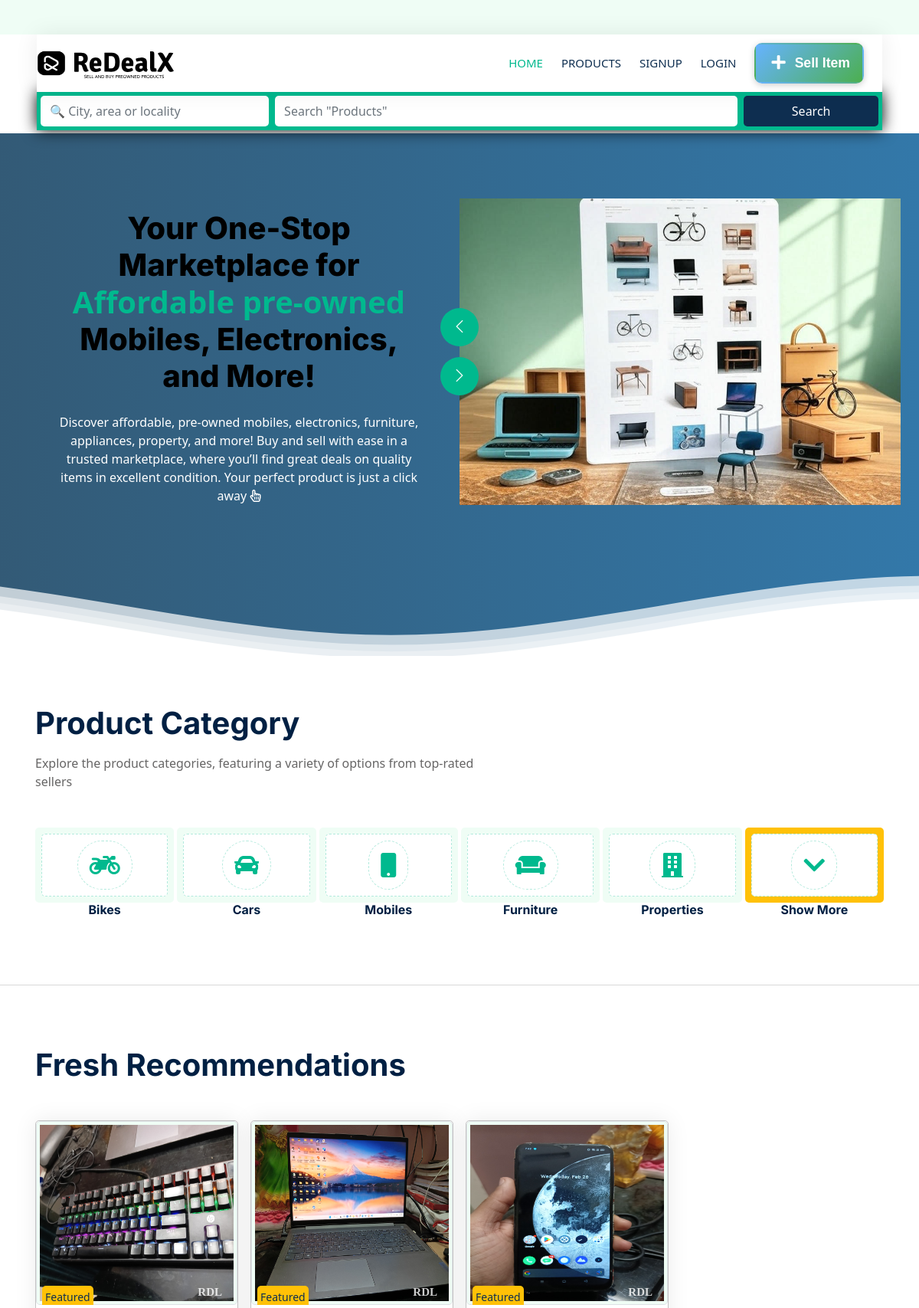
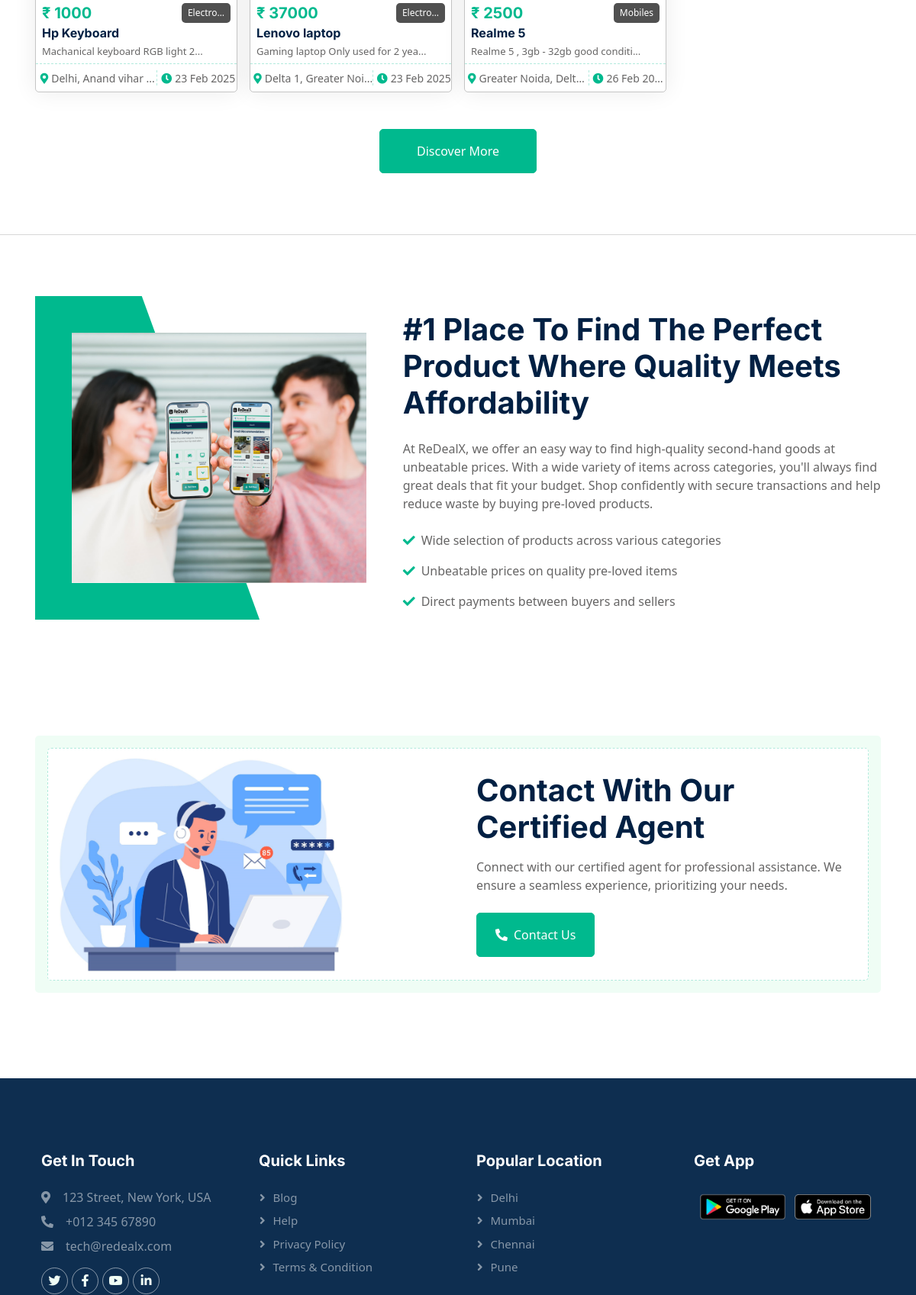
The page / (upper part) on the database its author committed (2 pictures, top to bottom).
### home/models.py (models this page shows, shortened)
class Category(models.Model):
    name = models.CharField(max_length=100, unique=True)
    description = models.TextField(blank=True, null=True)
    created_at = models.DateTimeField(auto_now_add=True)
    updated_at = models.DateTimeField(auto_now=True)
    catagory_icon_FS = models.CharField(max_length=100, blank=True, null=True, default='')
    def __str__(self):
        return self.name

class Product(models.Model):
    brand = models.CharField(max_length=200, default='', blank=True)
    title = models.CharField(max_length=200)
    description = models.TextField()
    price = models.IntegerField()
    location = models.TextField(default='', blank=True)
    created_at = models.DateTimeField(auto_now_add=True)
    updated_at = models.DateTimeField(auto_now=True)
    seller = models.ForeignKey(CustomUser, on_delete=models.CASCADE)  # Link to user model
    category = models.ForeignKey(Category, related_name='products', on_delete=models.SET_NULL, null=True, blank=True)
    slug = models.SlugField(unique=True, blank=True)
    condition_choices = [
        ('new', 'New'),
        ('used', 'Used'),
    ]
    condition = models.CharField(max_length=20, choices=condition_choices, default='used')
    views = models.IntegerField(default=0, null=True, blank=True)
    likes = models.IntegerField(default=0, null=True, blank=True)

class ProductImages(models.Model):
    product = models.ForeignKey(Product, on_delete=models.CASCADE)
    image1 = models.ImageField(upload_to=user_directory_path, blank=True, null=True)
    image2 = models.ImageField(upload_to=user_directory_path, blank=True, null=True)
    image3 = models.ImageField(upload_to=user_directory_path, blank=True, null=True)
    image4 = models.ImageField(upload_to=user_directory_path, blank=True, null=True)
    user = models.ForeignKey(CustomUser, on_delete=models.CASCADE)

### home/views.py (the view)
# urls.py: path('', views.index, name="home"),
def index(request):
    if 'address' in request.GET or 'prod' in request.GET:
        search_results = search_products(request)  # call search function
        if search_results.exists():  # Render search results only if they exist
            return render(request, "allProducts.html", {'products': search_results})
        else:
            return render(request, "allProducts.html")
    products = Product.objects.order_by('?')[:16]
    for product in products:
        product.images = ProductImages.objects.filter(product=product)
    categories = Category.objects.order_by('?')[:5]
    auth_response = handle_user_auth(request)  # call authentication function
    if auth_response:
        return auth_response  # Redirect if authentication actions occurred
    user_wishlist = []
    notifications = ''
    if request.user.is_authenticated:
        user_wishlist = WishlistItem.objects.filter(user=request.user).values_list('product_id', flat=True)
        notifications = Notification.objects.filter(user=request.user, is_read=False).order_by('-created_at')
    context = {'products': products, 'categories': categories,'user_wishlist': list(user_wishlist),'notifications':notifications}
    return render(request, 'index.html', context)

### home/templates/index.html (shortened to what this page needs)
{% extends 'base.html' %}
{% load static %}
{% block body %}
  {% include 'navbar.html' %}
  <div class="container-fluid d-lg-block header mt-1 bg-white p-">
    <div class="row g-0 align-items-center flex-column-reverse flex-md-row">
      <div class="col-md-6 p-2 p-lg-5 mt-lg-5">
        <h1 style="color: black;" class="display-6 animated fadeIn mb-4">Your One-Stop Marketplace for <span class="text-primary">Affordable pre-owned</span> Mobiles, Electronics, and More!</h1>
        <p class="animated fadeIn mb-4 pb-2">
          Discover affordable, pre-owned mobiles, electronics, furniture, appliances, property, and more! Buy and sell with ease in a trusted marketplace, where you’ll find great deals on quality items in excellent condition. Your perfect product is just a click away <i class="far fa-hand-pointer"></i>
        </p>
      </div>
      <div class="col-md-6 animated fadeIn">
        <div class="owl-carousel header-carousel">
          <div class="owl-carousel-item">
            <img class="img-fluid" src="{% static 'img/hero9.jpg' %}" alt="" />
          </div>
        </div>
      </div>
    </div>
  </div>
  <div class="header">
    <div>
    </div>
  </div>
  <div class="container-xxl py-5">
    <div class="container p-3">
      <div class="text-start mb-5 wow fadeInUp" data-wow-delay="0.1s" style="max-width: 600px;">
        <h1 class="mb-3">Product Category</h1>
        <p>Explore the product categories, featuring a variety of options from top-rated sellers</p>
      </div>
      <div class="catname row g-1">
        {% if categories %}
          {% for category in categories %}
            <div class="col-lg-2 col-4 col-sm-2 col-md-2 wow fadeInUp" data-wow-delay="0.1s">
              <a class="cat-item d-block bg-light text-center rounded p-2" href="{% url 'categoryproduct' category.name %}">
                <div class="rounded p-2">
                  <div class="icon">{{ category.catagory_icon_FS|safe }}</div>
                </div>
              </a>
              <h6 class="text-center">{{ category.name }}</h6>
            </div>
          {% endfor %}
        {% endif %}
        <div class="col-lg-2 col-4 col-sm-2 col-md-2 wow fadeInUp" data-wow-delay="0.3s">
          <a class="cat-item d-block bg-warning text-center rounded p-2">
            <div class="rounded p-2">
              <div class="icon">
                <i class="fas fa-chevron-down fa-2x"></i>
              </div>
            </div>
          </a>
          <h6 class="text-center">Show More</h6>
        </div>
      </div>
    </div>
  </div>
  <hr />
  <div class="container-xxl py-5">
    <div class="container p-3">
      <div class="row g-0 gx-0 align-items-end">
        <div class="col-lg-6">
          <div class="text-start mx-auto mb-1 mb-lg-5 wow slideInLeft" data-wow-delay="0.1s">
            <h1 class="mb-3">Fresh Recommendations</h1>
          </div>
        </div>
      </div>
      <div class="tab-content">
        <div id="tab-1" class="tab-pane fade show p-0 active">
          <div class="row g-3">
            {% if products %}
              {% for product in products %}
                <div class="col-lg-3 col-6 col-sm-4 col-md-4 wow fadeInUp" data-wow-delay="0.1s">
                  <div class="property-item rounded overflow-hidden" Style="border:1px solid #80808075">
                    <div class="position-relative overflow-hidden">
                      <p style="position: absolute; bottom: -10px;right: 20px;font-size: 15px;font-weight: 900;color: white;font-family: cursive;  filter: opacity(0.8);">RDL</p>
                      <a href="{% url 'viewproduct' product.slug %}"><img class="img-thumbnail prodimg" src="{{ product.images.first.image1.url }}" alt="Product Image" onerror="src='{% static "img/onerrorimage.webp" %}'" /></a>
                      <div class="bg-warning rounded-top text-dark position-absolute start-0 small bottom-0 mx-2 pt-1 px-1">Featured</div>
                    </div>
                    <a href="{% url 'viewproduct' product.slug %}">
                      <div class="p-2 pb-0">
                        <div style="display: flex;justify-content: space-between; align-items: center;">
                          <h5 class="priceelemnt text-primary mb-1">₹ {{ product.price }}</h5>
                          <p class="categoryp px-2 py-1 rounded mb-1">{{ product.category|truncatechars:8 }}</p>
                        </div>
                        <a class="titleitem d-block h6 mb-1" href="{% url 'viewproduct' product.slug %}">{{ product.title|slice:':30' }}</a>
                        <p class="descitem">{{ product.description|slice:':35' }}...</p>
                      </div>
                    </a>
                    <div class="d-flex border-top py-2">
                      <small class="flex-fill text-center border-end"><i class="fa fa-map-marker-alt text-primary mx-1"></i>{{ product.location|slice:':20' }}...</small>
                      <small class="flex-fill text-center"><i class="fa fa-clock text-primary mx-1"></i>{{ product.created_at|date:'d M Y' }}</small>
                    </div>
                  </div>
                </div>
              {% endfor %}
            {% endif %}
            <div class="col-12 mt-5 text-center wow fadeInUp" data-wow-delay="0.1s">
              <a class="btn btn-primary py-3 px-5" href="{% url 'allprod' %}">Discover More</a>
            </div>
          </div>
        </div>
      </div>
    </div>
  </div>
  <hr />
  <div class="container-xxl py-5">
    <div class="container p-3">
      <div class="row g-lg-5 align-items-center">
        <div class="col-lg-5 pb-4 wow fadeIn" data-wow-delay="0.1s">
          <div class="about-img position-relative overflow-hidden p-5 pe-0">
            <img class="img-fluid w-100" src="{% static 'img/about1.png' %}" />
          </div>
        </div>
        <div class="col-lg-7 wow fadeIn" data-wow-delay="0.5s">
          <h1 class="mb-4">#1 Place To Find The Perfect Product Where Quality Meets Affordability</h1>
          <p class="mb-4">At ReDealX, we offer an easy way to find high-quality second-hand goods at unbeatable prices. With a wide variety of items across categories, you'll always find great deals that fit your budget. Shop confidently with secure transactions and help reduce waste by buying pre-loved products.</p>
          <p>
            <i class="fa fa-check text-primary me-2"></i>Wide selection of products across various categories
          </p>
          <p>
            <i class="fa fa-check text-primary me-2"></i>Unbeatable prices on quality pre-loved items
          </p>
          <p>
            <i class="fa fa-check text-primary me-2"></i>Direct payments between buyers and sellers
          </p>
        </div>
      </div>
    </div>
  </div>
  <div class="container-xxl py-5">
    <div class="container p-3">
      <div class="bg-light rounded p-3">
        <div class="bg-white rounded p-2" style="border: 1px dashed rgba(0, 185, 142, .3)">
          <div class="row g-5 align-items-center">
            <div class="col-lg-6 wow fadeIn" data-wow-delay="0.1s">
              <img class="img-fluid rounded w-75" src="{% static 'img/contactus.png' %}" alt="" />
            </div>
            <div class="col-lg-6 wow fadeIn" data-wow-delay="0.5s">
              <div class="mb-4">
                <h1 class="mb-3">Contact With Our Certified Agent</h1>
                <p>Connect with our certified agent for professional assistance. We ensure a seamless experience, prioritizing your needs.</p>
              </div>
              <a href="" class="btn btn-primary py-3 px-4 me-2"><i class="fa fa-phone-alt me-2"></i>Contact Us</a>
            </div>
          </div>
        </div>
      </div>
    </div>
  </div>
{% endblock %}

### static/Css/index.css (style rules this page uses)
:root { --primary: #00B98E; --secondary: #FF6922; --light: #EFFDF5; --dark: #0E2E50; }
* { font-family: system-ui, -apple-system, BlinkMacSystemFont, 'Segoe UI', Roboto, Oxygen, Ubuntu, Cantarell, 'Open Sans', 'Helvetica Neue', sans-serif; }
.btn { transition: .5s; }
.btn.btn-primary, .btn.btn-secondary { color: #FFFFFF; }
@media (min-width: 992px) { .header { margin-top: -120px; } }
.owl-carousel { width: 100%; height: 100%; position: relative; }
.owl-carousel-item { width: 100%; height: 400px; position: relative; overflow: hidden; }
.owl-carousel-item img { width: 100%; height: 100%; object-fit: cover; object-position: center; position: absolute; top: 0; left: 0; }
:root { --gradient-percent: 0%; }
.header { position: relative; margin-top: 0px; padding-top: 4px; text-align: center; background: linear-gradient(90deg, rgba(0, 49, 84, .8) var(--gradient-percent), rgb(51, 120, 169) 100%); color: white; }
.waves { position: relative; width: 100%; height: 15vh; margin-bottom: -7px; min-height: 100px; max-height: 150px; }
.icon { padding: 15px; display: inline-flex; align-items: center; justify-content: center; background: #FFFFFF; border-radius: 50px; border: 1px dashed var(--primary); }
.about-img img { position: relative; z-index: 2; }
.about-img::before { position: absolute; content: ""; top: 0; left: -50%; width: 100%; height: 100%; background: var(--primary); transform: skew(20deg); z-index: 1; }
.cat-item div { background: #FFFFFF; border: 1px dashed rgba(0, 185, 142, .3); transition: .5s; }
.cat-item div * { transition: .5s; }
.property-item { box-shadow: 0 0 30px rgba(0, 0, 0, .08); }
.property-item img { transition: .5s; }
.property-item .border-top { border-top: 1px dashed rgba(0, 185, 142, .3) !important; }
.property-item .border-end { border-right: 1px dashed rgba(0, 185, 142, .3) !important; }
small { height: 20px; white-space: nowrap; overflow: hidden; text-overflow: ellipsis; }
.prodimg { height: 30vh; width: 100%; }
.categoryp { font-size: 12px; background-color: #505050; color: white; white-space: nowrap; overflow: hidden; text-overflow: ellipsis; }
.descitem { font-size: 13px; white-space: nowrap; overflow: hidden; text-overflow: ellipsis; margin: 5px 0px; }

### rows shown on the page
Category: name "Bikes"
Category: name "Cars"
Category: name "Mobiles"
Category: name "Furniture"
Category: name "Properties"
Product: images.first.image1 (picture), price "1000", category "Electro…", title "Hp Keyboard", description "Machanical keyboard RGB light 2", location "Delhi, Anand vihar", created_at "23 Feb 2025"
Product: images.first.image1 (picture), price "37000", category "Electro…", title "Lenovo laptop", description "Gaming laptop Only used for 2 yea", location "Delta 1, Greater Noi", created_at "23 Feb 2025"
Product: images.first.image1 (picture), price "2500", category "Mobiles", title "Realme 5", description "Realme 5 , 3gb - 32gb good conditi", location "Greater Noida, Delt…", created_at "26 Feb 2025"
